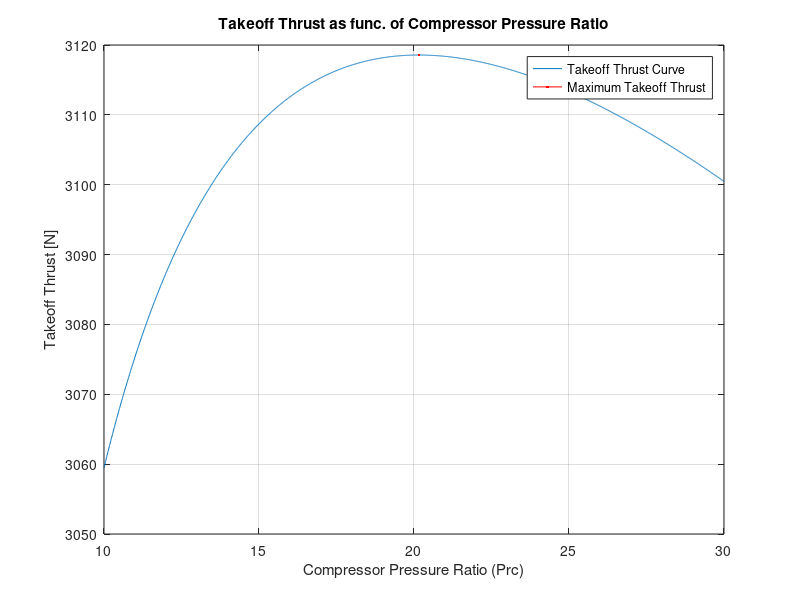

The MATLAB source for this figure:
clear all; clc; close all;

B = 10;
To4 = 1400;
Toa = 295;
To2 = Toa;
Poa = 100000;
Po2 = Poa;
Pa = 100000;
R = 287;
grat = 1.35/0.35;
grat2 = 0.35/1.35;
Prf = 1.5;
Prc = 10:0.01:30;
% Calculating Values
Po8 = Po2*Prf;
To8 = To2*(1 + 1 * (Prf^(grat2) -1 ));
uef = sqrt(2 * 1 * grat * R * To8 * (1 - (Pa/Po8)^grat2));
To3 = To2*(1 + 1 * (Prc.^grat2 - 1));
To5 = To4 - (To3 - To2) - (B * (To8 - Toa));
To6 = To5;
P04 = Po2*Prc;
Po5 = P04.*((1 - (1 - To5./To4)).^grat) ;
Po6 = Po5;
ue = sqrt (2*1*grat*287*To6.*(1-(Pa./Po6).^grat2));
T = ue + B * uef;
[V, I] = max (T);
T_max = T(I) ;
Prc_max = Prc(I);
plot (Prc, T)
title( 'Takeoff Thrust as func. of Compressor Pressure Ratio')
xlabel('Compressor Pressure Ratio (Prc)')
ylabel ('Takeoff Thrust [N]')
hold on
plot (Prc_max, T_max, ' r')
hold off
grid('on')
legend ('Takeoff Thrust Curve', 'Maximum Takeoff Thrust' ,Location='South')
Prc_max
T_max